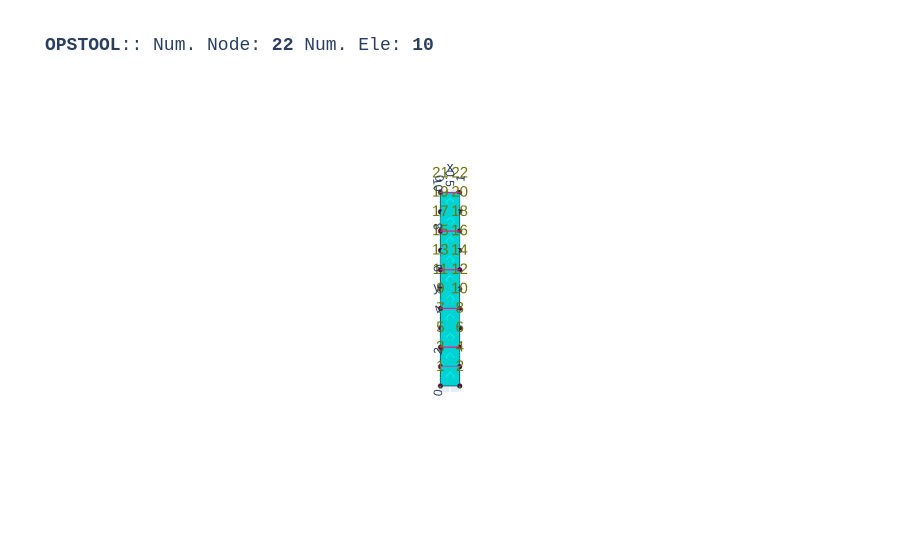

This figure's notebook cell:
### Code cell
opst.vis.plotly.plot_model(show_node_numbering=True, show_ele_numbering=False, show_nodal_loads = True)

### Figure 1 — Plotly figure (JSON) as saved in the notebook; plotly's stock layout.template omitted (floating-point values rounded to 4 significant figures)
{"data": [{"color": "#00FFFF", "hoverinfo": "skip", "i": [0, 0, 4, 4, 8, 8, 12, 12, 16, 16, 20, 20, 24, 24, 28, 28, 32, 32, 36, 36], "j": [1, 2, 5, 6, 9, 10, 13, 14, 17, 18, 21, 22, 25, 26, 29, 30, 33, 34, 37, 38], "k": [2, 3, 6, 7, 10, 11, 14, 15, 18, 19, 22, 23, 26, 27, 30, 31, 34, 35, 38, 39], "name": "FourNodeQuadUP", "opacity": 1, "type": "mesh3d", "x": [0.0, 1.0, 1.0, 0.0, 0.0, 1.0, 1.0, 0.0, 0.0, 1.0, 1.0, 0.0, 0.0, 1.0, 1.0, 0.0, 0.0, 1.0, 1.0, 0.0, 0.0, 1.0, 1.0, 0.0, 0.0, 1.0, 1.0, 0.0, 0.0, 1.0, 1.0, 0.0, 0.0, 1.0, 1.0, 0.0, 0.0, 1.0, 1.0, 0.0], "y": [0.0, 0.0, 1.0, 1.0, 1.0, 1.0, 2.0, 2.0, 2.0, 2.0, 3.0, 3.0, 3.0, 3.0, 4.0, 4.0, 4.0, 4.0, 5.0, 5.0, 5.0, 5.0, 6.0, 6.0, 6.0, 6.0, 7.0, 7.0, 7.0, 7.0, 8.0, 8.0, 8.0, 8.0, 9.0, 9.0, 9.0, 9.0, 10.0, 10.0], "z": [0.0, 0.0, 0.0, 0.0, 0.0, 0.0, 0.0, 0.0, 0.0, 0.0, 0.0, 0.0, 0.0, 0.0, 0.0, 0.0, 0.0, 0.0, 0.0, 0.0, 0.0, 0.0, 0.0, 0.0, 0.0, 0.0, 0.0, 0.0, 0.0, 0.0, 0.0, 0.0, 0.0, 0.0, 0.0, 0.0, 0.0, 0.0, 0.0, 0.0]}, {"connectgaps": false, "hoverinfo": "skip", "line": {"color": "black", "width": 1}, "mode": "lines", "name": "Edge", "type": "scatter3d", "x": [0.0, 1.0, 1.0, 0.0, 0.0, NaN, 0.0, 1.0, 1.0, 0.0, 0.0, NaN, 0.0, 1.0, 1.0, 0.0, 0.0, NaN, 0.0, 1.0, 1.0, 0.0, 0.0, NaN, 0.0, 1.0, 1.0, 0.0, 0.0, NaN, 0.0, 1.0, 1.0, 0.0, 0.0, NaN, 0.0, 1.0, 1.0, 0.0, 0.0, NaN, 0.0, 1.0, 1.0, 0.0, 0.0, NaN, 0.0, 1.0, 1.0, 0.0, 0.0, NaN, 0.0, 1.0, 1.0, 0.0, 0.0, NaN], "y": [0.0, 0.0, 1.0, 1.0, 0.0, NaN, 1.0, 1.0, 2.0, 2.0, 1.0, NaN, 2.0, 2.0, 3.0, 3.0, 2.0, NaN, 3.0, 3.0, 4.0, 4.0, 3.0, NaN, 4.0, 4.0, 5.0, 5.0, 4.0, NaN, 5.0, 5.0, 6.0, 6.0, 5.0, NaN, 6.0, 6.0, 7.0, 7.0, 6.0, NaN, 7.0, 7.0, 8.0, 8.0, 7.0, NaN, 8.0, 8.0, 9.0, 9.0, 8.0, NaN, 9.0, 9.0, 10.0, 10.0, 9.0, NaN], "z": [0.0, 0.0, 0.0, 0.0, 0.0, NaN, 0.0, 0.0, 0.0, 0.0, 0.0, NaN, 0.0, 0.0, 0.0, 0.0, 0.0, NaN, 0.0, 0.0, 0.0, 0.0, 0.0, NaN, 0.0, 0.0, 0.0, 0.0, 0.0, NaN, 0.0, 0.0, 0.0, 0.0, 0.0, NaN, 0.0, 0.0, 0.0, 0.0, 0.0, NaN, 0.0, 0.0, 0.0, 0.0, 0.0, NaN, 0.0, 0.0, 0.0, 0.0, 0.0, NaN, 0.0, 0.0, 0.0, 0.0, 0.0, NaN]}, {"customdata": ["eleTag: 1<br>connectedNodes:<br> [1 2 4 3]", "eleTag: 2<br>connectedNodes:<br> [3 4 6 5]", "eleTag: 3<br>connectedNodes:<br> [5 6 8 7]", "eleTag: 4<br>connectedNodes:<br> [ 7  8 10  9]", "eleTag: 5<br>connectedNodes:<br> [ 9 10 12 11]", "eleTag: 6<br>connectedNodes:<br> [11 12 14 13]", "eleTag: 7<br>connectedNodes:<br> [13 14 16 15]", "eleTag: 8<br>connectedNodes:<br> [15 16 18 17]", "eleTag: 9<br>connectedNodes:<br> [17 18 20 19]", "eleTag: 10<br>connectedNodes:<br> [19 20 22 21]"], "hovertemplate": "%{customdata}", "marker": {"color": "#00FFFF", "size": 3, "symbol": "diamond-open"}, "mode": "markers", "name": "FourNodeQuadUP", "type": "scatter3d", "x": [0.5, 0.5, 0.5, 0.5, 0.5, 0.5, 0.5, 0.5, 0.5, 0.5], "y": [0.5, 1.5, 2.5, 3.5, 4.5, 5.5, 6.5, 7.5, 8.5, 9.5], "z": [0.0, 0.0, 0.0, 0.0, 0.0, 0.0, 0.0, 0.0, 0.0, 0.0]}, {"customdata": ["1", "2", "3", "4", "5", "6", "7", "8", "9", "10", "11", "12", "13", "14", "15", "16", "17", "18", "19", "20", "21", "22"], "hovertemplate": "x: %{x}<br>y: %{y}<br>z: %{z} <br>nodeTag: %{customdata}", "marker": {"color": "#580f41", "size": 3, "symbol": "circle"}, "mode": "markers", "name": "Nodes", "type": "scatter3d", "x": [0.0, 1.0, 0.0, 1.0, 0.0, 1.0, 0.0, 1.0, 0.0, 1.0, 0.0, 1.0, 0.0, 1.0, 0.0, 1.0, 0.0, 1.0, 0.0, 1.0, 0.0, 1.0], "y": [0.0, 0.0, 1.0, 1.0, 2.0, 2.0, 3.0, 3.0, 4.0, 4.0, 5.0, 5.0, 6.0, 6.0, 7.0, 7.0, 8.0, 8.0, 9.0, 9.0, 10.0, 10.0], "z": [0.0, 0.0, 0.0, 0.0, 0.0, 0.0, 0.0, 0.0, 0.0, 0.0, 0.0, 0.0, 0.0, 0.0, 0.0, 0.0, 0.0, 0.0, 0.0, 0.0, 0.0, 0.0]}, {"mode": "text", "name": "Node Tag", "text": ["1", "2", "3", "4", "5", "6", "7", "8", "9", "10", "11", "12", "13", "14", "15", "16", "17", "18", "19", "20", "21", "22"], "textfont": {"color": "#6e750e", "size": 15}, "type": "scatter3d", "x": [0.0, 1.0, 0.0, 1.0, 0.0, 1.0, 0.0, 1.0, 0.0, 1.0, 0.0, 1.0, 0.0, 1.0, 0.0, 1.0, 0.0, 1.0, 0.0, 1.0, 0.0, 1.0], "y": [0.0, 0.0, 1.0, 1.0, 2.0, 2.0, 3.0, 3.0, 4.0, 4.0, 5.0, 5.0, 6.0, 6.0, 7.0, 7.0, 8.0, 8.0, 9.0, 9.0, 10.0, 10.0], "z": [0.0, 0.0, 0.0, 0.0, 0.0, 0.0, 0.0, 0.0, 0.0, 0.0, 0.0, 0.0, 0.0, 0.0, 0.0, 0.0, 0.0, 0.0, 0.0, 0.0, 0.0, 0.0]}, {"connectgaps": false, "hoverinfo": "skip", "line": {"color": "#15b01a", "width": 1}, "mode": "lines", "name": "BC", "type": "scatter3d", "x": [-0.05, 0.05, 0.0, -0.05, NaN, 0.95, 1.05, 1.0, 0.95, NaN, -0.05, 0.05, 0.05, -0.05, -0.05, NaN, 0.95, 1.05, 1.05, 0.95, 0.95, NaN], "y": [-0.1, -0.1, 0.0, -0.1, NaN, -0.1, -0.1, 0.0, -0.1, NaN, 9.9, 9.9, 10.0, 10.0, 9.9, NaN, 9.9, 9.9, 10.0, 10.0, 9.9, NaN], "z": [0.0, 0.0, 0.0, 0.0, NaN, 0.0, 0.0, 0.0, 0.0, NaN, 0.0, 0.0, 0.0, 0.0, 0.0, NaN, 0.0, 0.0, 0.0, 0.0, 0.0, NaN]}, {"connectgaps": false, "hoverinfo": "skip", "line": {"color": "#FF1493", "width": 2.5}, "mode": "lines", "name": "mp constraint", "type": "scatter3d", "x": [0.0, 1.0, NaN, 0.0, 1.0, NaN, 0.0, 1.0, NaN, 0.0, 1.0, NaN, 0.0, 1.0, NaN, 0.0, 1.0, NaN, 0.0, 1.0, NaN, 0.0, 1.0, NaN, 0.0, 1.0, NaN, 0.0, 1.0, NaN], "y": [1.0, 1.0, NaN, 2.0, 2.0, NaN, 3.0, 3.0, NaN, 4.0, 4.0, NaN, 5.0, 5.0, NaN, 6.0, 6.0, NaN, 7.0, 7.0, NaN, 8.0, 8.0, NaN, 9.0, 9.0, NaN, 10.0, 10.0, NaN], "z": [0.0, 0.0, NaN, 0.0, 0.0, NaN, 0.0, 0.0, NaN, 0.0, 0.0, NaN, 0.0, 0.0, NaN, 0.0, 0.0, NaN, 0.0, 0.0, NaN, 0.0, 0.0, NaN, 0.0, 0.0, NaN, 0.0, 0.0, NaN]}], "layout": {"autosize": true, "font": {"family": "Arial, sans-serif"}, "scene": {"aspectmode": "data", "camera": {"eye": {"x": 0, "y": -0.1, "z": 10}}, "dragmode": "pan", "xaxis": {"showbackground": false}, "yaxis": {"showbackground": false}, "zaxis": {"showbackground": true, "showgrid": true, "showticklabels": false, "ticks": "", "title": {"text": ""}, "visible": true}}, "showlegend": false, "title": {"font": {"family": "courier", "size": 18}, "text": "<b>OPSTOOL</b>:: Num. Node: <b>22</b> Num. Ele: <b>10</b>"}}}
